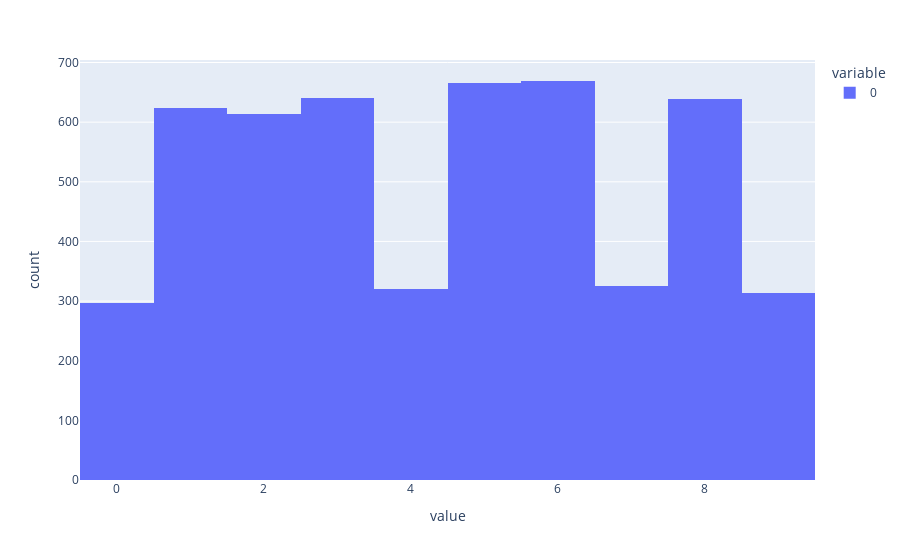

Notebook cell for this chart:
### Code cell
signal = [example[1].item() for example in example_dataset if example[0][-1] == 0]
noise = [example[1].item() for example in example_dataset if example[0][-1] != 0]

print(len(signal), len(noise))

px.histogram(signal)
#px.histogram(noise)

## repeated ints < 5 are half as likely in the signal dataset. This shouldn't matter, but could check to see if those outputs (0, 4, 7, 9) are treated systematically differently by the model

### Figure 1 — Plotly figure (JSON) as saved in the notebook; plotly's stock layout.template omitted (floating-point values rounded to 4 significant figures; data arrays with more than 128 entries replaced by an {"elided": "..."} marker saying what was removed)
{"data": [{"alignmentgroup": "True", "bingroup": "x", "hovertemplate": "variable=0<br>value=%{x}<br>count=%{y}<extra></extra>", "legendgroup": "0", "marker": {"color": "#636efa", "pattern": {"shape": ""}}, "name": "0", "offsetgroup": "0", "orientation": "v", "showlegend": true, "type": "histogram", "x": {"elided": "5106 int values"}, "xaxis": "x", "yaxis": "y"}], "layout": {"barmode": "relative", "legend": {"title": {"text": "variable"}, "tracegroupgap": 0}, "margin": {"t": 60}, "xaxis": {"anchor": "y", "domain": [0, 1], "title": {"text": "value"}}, "yaxis": {"anchor": "x", "domain": [0, 1], "title": {"text": "count"}}}}
